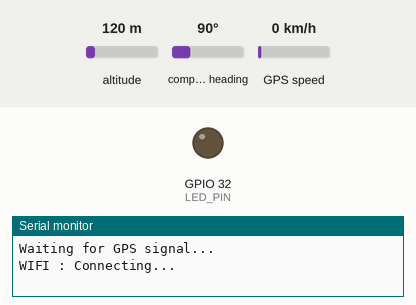
Bench run of a sketch on a simulated ESP32. Shown: output pins drawn as LEDs (lit = HIGH), the last lines printed to the serial monitor. Inputs (shaded band) come from the test bench; at power-on: altitude 120 m, compass heading 90°, GPS speed 0 km/h. WiFi joins after 1.5 s; servers stay silent unless stated; uploads are accepted with an empty reply; the GPS gets a fix after 3 s at 37.7749, -122.4194 with 8 satellites.

Above: at 0.1 s.
At 3.3 s:
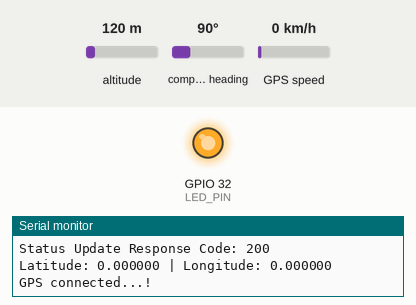
Timing chart, 0 to 4.8 s (numbered marks = the images above):
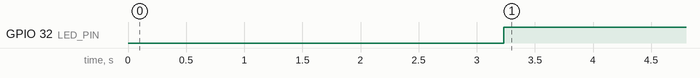

The sketch:

main.ino
```cpp
#include <HardwareSerial.h>
#include <TinyGPS++.h>
#include <WiFi.h> // Header for handle wifi
#include <HTTPClient.h> // Handle HTTP Requests
#include <ArduinoJson.h> // Convert String to Json object

// CONFIGURE DEVICE INFO
const int DEVICE_ID = 2;
double LATITUDE = 0;
double LONGITUDE = 0;

const String SERVER = "http://xxx.xxx.xxx.xxx:5000";

// WIFI INFO
const char* SSID = "SSID";
const char* PASSWORD = "********";

// Pins for GPS module
const int RXPin = 16, TXPin = 17;  // GPS TX → ESP32 RX (16), GPS RX → ESP32 TX (17)
const uint32_t GPSBaud = 9600;     // Default NEO-6M baud rate

const int LED_PIN = 32;

// GPS module start
HardwareSerial gpsSerial(2);  // Use UART2 for GPS
TinyGPSPlus gps;

// SERVER INFO

void sendStatus(){
  // Create HTTP Object
  HTTPClient http;
  http.begin(SERVER+"/update_train_gps_device_status");
  http.addHeader("Content-Type", "application/json");

  // Create json object
  String payLoad = "{\"device_id\":\"" + String(DEVICE_ID) + "\","
              + "\"latitude\":\"" + String(LATITUDE, 6) + "\","
              + "\"longitude\":\"" + String(LONGITUDE, 6) + "\"}";

  int httpResponseCode = http.POST(payLoad);

  if (httpResponseCode > 0) {
    String response = http.getString();
    Serial.println("Status Update Response Code: " + String(httpResponseCode));
    Serial.println(response);
  } else {
    Serial.print("Error on sending POST: ");
    Serial.println(httpResponseCode);
  }
  http.end();
};

void setup() {
  Serial.begin(115200);
  gpsSerial.begin(GPSBaud, SERIAL_8N1, RXPin, TXPin);
  Serial.println("Waiting for GPS signal...");

  // Configure lLED
  pinMode(LED_PIN, OUTPUT);

  // Connecting to WIFI
  WiFi.begin(SSID, PASSWORD);
  while (WiFi.status() != WL_CONNECTED) {
    Serial.println("WIFI : Connecting...");
    delay(1000);
  }
  Serial.println("WIFI : Connected !");
}

void loop() {
  // Check if gps available
  while (gpsSerial.available()) {  // Read GPS data if available
      gps.encode(gpsSerial.read());
  }
  Serial.println("GPS connected...!");

  // Get latitude and longitude
  LATITUDE = gps.location.lat();
  LONGITUDE = gps.location.lng();

  // Power LED if gps connected
  if (!(LATITUDE == 0.000000 && LONGITUDE == 0.000000)){
    digitalWrite(LED_PIN, HIGH);
  }
  else{
    digitalWrite(LED_PIN, LOW);
  }

  // Send data to server
  sendStatus();

  // Print Lat and ng
  Serial.print("Latitude: ");
  Serial.print(LATITUDE, 6);
  Serial.print(" | Longitude: ");
  Serial.println(LONGITUDE, 6);

  delay(1000);  // Update every second
}
```

Measured:
- by itself, GPIO 32 (LED_PIN): LOW → HIGH at 3.2 s
